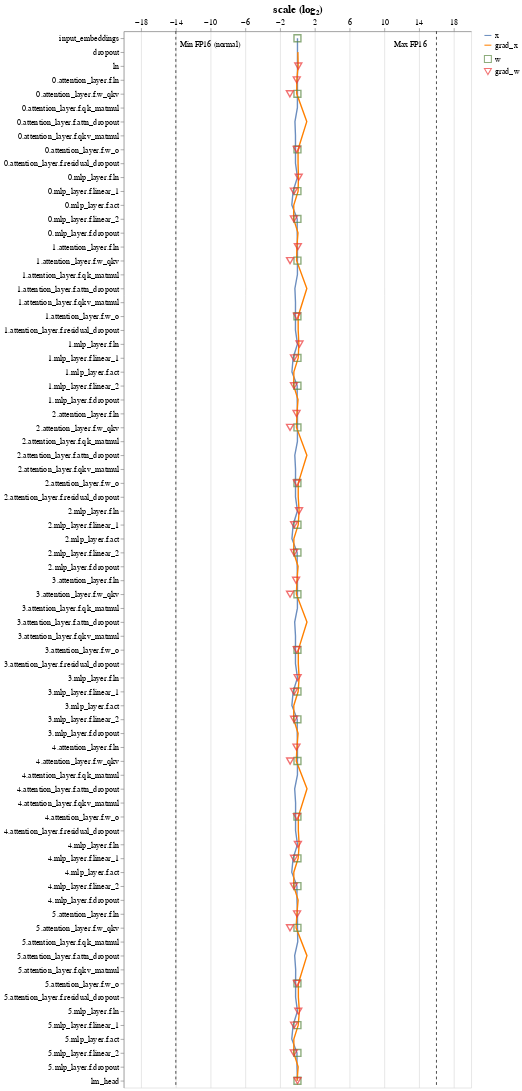

Source (notebook cell):
### Code cell
model = UnitScaledNanoGPTModel(config)
analyse_full_model(model, config)

### Figure 1 — Vega-Lite specification as saved in the notebook (floating-point values rounded to 4 significant figures; data arrays with more than 128 entries replaced by an {"elided": "..."} marker saying what was removed)
{"config": {"view": {"continuousWidth": 400, "continuousHeight": 300}, "axis": {"labelFontSize": 12, "titleFontSize": 16}}, "layer": [{"data": {"name": "data-70698f89ba77d3458377a318e2f971bf"}, "mark": "line", "encoding": {"color": {"field": "type", "legend": {"labelFontSize": 12, "symbolSize": 100, "title": ""}, "scale": {"range": ["#6C8EBF", "#FF8000"]}, "sort": "descending", "type": "nominal"}, "x": {"axis": {"orient": "top", "values": [-18.0, -16.0, -14.0, -12.0, -10.0, -8.0, -6.0, -4.0, -2.0, 0.0, 2.0, 4.0, 6.0, 8.0, 10.0, 12.0, 14.0, 16.0, 18.0]}, "field": "scale (log₂)", "scale": {"domain": [-18.0, 18.0]}, "type": "quantitative"}, "y": {"field": "op", "sort": ["input_embeddings", "dropout", "ln", "0.attention_layer.f.ln", "0.attention_layer.f.w_qkv", "0.attention_layer.f.qk_matmul", "0.attention_layer.f.attn_dropout", "0.attention_layer.f.qkv_matmul", "0.attention_layer.f.w_o", "0.attention_layer.f.residual_dropout", "0.mlp_layer.f.ln", "0.mlp_layer.f.linear_1", "0.mlp_layer.f.act", "0.mlp_layer.f.linear_2", "0.mlp_layer.f.dropout", "1.attention_layer.f.ln", "1.attention_layer.f.w_qkv", "1.attention_layer.f.qk_matmul", "1.attention_layer.f.attn_dropout", "1.attention_layer.f.qkv_matmul", "1.attention_layer.f.w_o", "1.attention_layer.f.residual_dropout", "1.mlp_layer.f.ln", "1.mlp_layer.f.linear_1", "1.mlp_layer.f.act", "1.mlp_layer.f.linear_2", "1.mlp_layer.f.dropout", "2.attention_layer.f.ln", "2.attention_layer.f.w_qkv", "2.attention_layer.f.qk_matmul", "2.attention_layer.f.attn_dropout", "2.attention_layer.f.qkv_matmul", "2.attention_layer.f.w_o", "2.attention_layer.f.residual_dropout", "2.mlp_layer.f.ln", "2.mlp_layer.f.linear_1", "2.mlp_layer.f.act", "2.mlp_layer.f.linear_2", "2.mlp_layer.f.dropout", "3.attention_layer.f.ln", "3.attention_layer.f.w_qkv", "3.attention_layer.f.qk_matmul", "3.attention_layer.f.attn_dropout", "3.attention_layer.f.qkv_matmul", "3.attention_layer.f.w_o", "3.attention_layer.f.residual_dropout", "3.mlp_layer.f.ln", "3.mlp_layer.f.linear_1", "3.mlp_layer.f.act", "3.mlp_layer.f.linear_2", "3.mlp_layer.f.dropout", "4.attention_layer.f.ln", "4.attention_layer.f.w_qkv", "4.attention_layer.f.qk_matmul", "4.attention_layer.f.attn_dropout", "4.attention_layer.f.qkv_matmul", "4.attention_layer.f.w_o", "4.attention_layer.f.residual_dropout", "4.mlp_layer.f.ln", "4.mlp_layer.f.linear_1", "4.mlp_layer.f.act", "4.mlp_layer.f.linear_2", "4.mlp_layer.f.dropout", "5.attention_layer.f.ln", "5.attention_layer.f.w_qkv", "5.attention_layer.f.qk_matmul", "5.attention_layer.f.attn_dropout", "5.attention_layer.f.qkv_matmul", "5.attention_layer.f.w_o", "5.attention_layer.f.residual_dropout", "5.mlp_layer.f.ln", "5.mlp_layer.f.linear_1", "5.mlp_layer.f.act", "5.mlp_layer.f.linear_2", "5.mlp_layer.f.dropout", "lm_head"], "title": "", "type": "ordinal"}}}, {"data": {"name": "data-aba164b708626377b1c2d166d9cbb395"}, "mark": {"type": "point", "size": 100}, "encoding": {"color": {"field": "type", "legend": {"labelFontSize": 12, "symbolSize": 100, "title": ""}, "scale": {"range": ["#5D8944", "#ED3434"]}, "sort": "descending", "type": "nominal"}, "shape": {"field": "type", "scale": {"range": ["square", "triangle-down"]}, "sort": "descending", "type": "nominal"}, "x": {"axis": {"orient": "top", "values": [-18.0, -16.0, -14.0, -12.0, -10.0, -8.0, -6.0, -4.0, -2.0, 0.0, 2.0, 4.0, 6.0, 8.0, 10.0, 12.0, 14.0, 16.0, 18.0]}, "field": "scale (log₂)", "scale": {"domain": [-18.0, 18.0]}, "type": "quantitative"}, "y": {"field": "op", "sort": ["input_embeddings", "dropout", "ln", "0.attention_layer.f.ln", "0.attention_layer.f.w_qkv", "0.attention_layer.f.qk_matmul", "0.attention_layer.f.attn_dropout", "0.attention_layer.f.qkv_matmul", "0.attention_layer.f.w_o", "0.attention_layer.f.residual_dropout", "0.mlp_layer.f.ln", "0.mlp_layer.f.linear_1", "0.mlp_layer.f.act", "0.mlp_layer.f.linear_2", "0.mlp_layer.f.dropout", "1.attention_layer.f.ln", "1.attention_layer.f.w_qkv", "1.attention_layer.f.qk_matmul", "1.attention_layer.f.attn_dropout", "1.attention_layer.f.qkv_matmul", "1.attention_layer.f.w_o", "1.attention_layer.f.residual_dropout", "1.mlp_layer.f.ln", "1.mlp_layer.f.linear_1", "1.mlp_layer.f.act", "1.mlp_layer.f.linear_2", "1.mlp_layer.f.dropout", "2.attention_layer.f.ln", "2.attention_layer.f.w_qkv", "2.attention_layer.f.qk_matmul", "2.attention_layer.f.attn_dropout", "2.attention_layer.f.qkv_matmul", "2.attention_layer.f.w_o", "2.attention_layer.f.residual_dropout", "2.mlp_layer.f.ln", "2.mlp_layer.f.linear_1", "2.mlp_layer.f.act", "2.mlp_layer.f.linear_2", "2.mlp_layer.f.dropout", "3.attention_layer.f.ln", "3.attention_layer.f.w_qkv", "3.attention_layer.f.qk_matmul", "3.attention_layer.f.attn_dropout", "3.attention_layer.f.qkv_matmul", "3.attention_layer.f.w_o", "3.attention_layer.f.residual_dropout", "3.mlp_layer.f.ln", "3.mlp_layer.f.linear_1", "3.mlp_layer.f.act", "3.mlp_layer.f.linear_2", "3.mlp_layer.f.dropout", "4.attention_layer.f.ln", "4.attention_layer.f.w_qkv", "4.attention_layer.f.qk_matmul", "4.attention_layer.f.attn_dropout", "4.attention_layer.f.qkv_matmul", "4.attention_layer.f.w_o", "4.attention_layer.f.residual_dropout", "4.mlp_layer.f.ln", "4.mlp_layer.f.linear_1", "4.mlp_layer.f.act", "4.mlp_layer.f.linear_2", "4.mlp_layer.f.dropout", "5.attention_layer.f.ln", "5.attention_layer.f.w_qkv", "5.attention_layer.f.qk_matmul", "5.attention_layer.f.attn_dropout", "5.attention_layer.f.qkv_matmul", "5.attention_layer.f.w_o", "5.attention_layer.f.residual_dropout", "5.mlp_layer.f.ln", "5.mlp_layer.f.linear_1", "5.mlp_layer.f.act", "5.mlp_layer.f.linear_2", "5.mlp_layer.f.dropout", "lm_head"], "title": "", "type": "ordinal"}}}, {"data": {"name": "empty"}, "mark": {"type": "rule", "strokeDash": [4, 4]}, "encoding": {"x": {"datum": -14}}}, {"data": {"name": "empty"}, "mark": {"type": "rule", "strokeDash": [4, 4]}, "encoding": {"x": {"datum": 16}}}, {"data": {"name": "empty"}, "mark": {"type": "text", "dy": -740}, "encoding": {"text": {"value": "Min FP16 (normal)"}, "x": {"datum": -10}}}, {"data": {"name": "empty"}, "mark": {"type": "text", "dy": -740}, "encoding": {"text": {"value": "Max FP16"}, "x": {"datum": 13}}}], "resolve": {"scale": {"color": "independent", "shape": "independent"}}, "width": 500, "$schema": "https://vega.github.io/schema/vega-lite/v4.17.0.json", "datasets": {"data-70698f89ba77d3458377a318e2f971bf": {"elided": "139 records"}, "data-aba164b708626377b1c2d166d9cbb395": [{"type": "w", "op": "input_embeddings", "scale (log₂)": -0.0003382}, {"type": "w", "op": "ln", "scale (log₂)": null}, {"type": "w", "op": "0.attention_layer.f.ln", "scale (log₂)": null}, {"type": "w", "op": "0.attention_layer.f.w_qkv", "scale (log₂)": -0.002582}, {"type": "w", "op": "0.attention_layer.f.w_o", "scale (log₂)": 0.0006537}, {"type": "w", "op": "0.mlp_layer.f.ln", "scale (log₂)": null}, {"type": "w", "op": "0.mlp_layer.f.linear_1", "scale (log₂)": -0.001666}, {"type": "w", "op": "0.mlp_layer.f.linear_2", "scale (log₂)": -0.002041}, {"type": "w", "op": "1.attention_layer.f.ln", "scale (log₂)": null}, {"type": "w", "op": "1.attention_layer.f.w_qkv", "scale (log₂)": -0.002166}, {"type": "w", "op": "1.attention_layer.f.w_o", "scale (log₂)": -0.002302}, {"type": "w", "op": "1.mlp_layer.f.ln", "scale (log₂)": null}, {"type": "w", "op": "1.mlp_layer.f.linear_1", "scale (log₂)": 0.002638}, {"type": "w", "op": "1.mlp_layer.f.linear_2", "scale (log₂)": -0.0003527}, {"type": "w", "op": "2.attention_layer.f.ln", "scale (log₂)": null}, {"type": "w", "op": "2.attention_layer.f.w_qkv", "scale (log₂)": 0.0004799}, {"type": "w", "op": "2.attention_layer.f.w_o", "scale (log₂)": -0.002892}, {"type": "w", "op": "2.mlp_layer.f.ln", "scale (log₂)": null}, {"type": "w", "op": "2.mlp_layer.f.linear_1", "scale (log₂)": 0.002188}, {"type": "w", "op": "2.mlp_layer.f.linear_2", "scale (log₂)": -0.0006717}, {"type": "w", "op": "3.attention_layer.f.ln", "scale (log₂)": null}, {"type": "w", "op": "3.attention_layer.f.w_qkv", "scale (log₂)": -0.001713}, {"type": "w", "op": "3.attention_layer.f.w_o", "scale (log₂)": 1.513e-05}, {"type": "w", "op": "3.mlp_layer.f.ln", "scale (log₂)": null}, {"type": "w", "op": "3.mlp_layer.f.linear_1", "scale (log₂)": 0.002205}, {"type": "w", "op": "3.mlp_layer.f.linear_2", "scale (log₂)": -0.002492}, {"type": "w", "op": "4.attention_layer.f.ln", "scale (log₂)": null}, {"type": "w", "op": "4.attention_layer.f.w_qkv", "scale (log₂)": 0.0009377}, {"type": "w", "op": "4.attention_layer.f.w_o", "scale (log₂)": -0.002494}, {"type": "w", "op": "4.mlp_layer.f.ln", "scale (log₂)": null}, {"type": "w", "op": "4.mlp_layer.f.linear_1", "scale (log₂)": 0.001312}, {"type": "w", "op": "4.mlp_layer.f.linear_2", "scale (log₂)": -0.0003848}, {"type": "w", "op": "5.attention_layer.f.ln", "scale (log₂)": null}, {"type": "w", "op": "5.attention_layer.f.w_qkv", "scale (log₂)": -0.0004069}, {"type": "w", "op": "5.attention_layer.f.w_o", "scale (log₂)": -0.001118}, {"type": "w", "op": "5.mlp_layer.f.ln", "scale (log₂)": null}, {"type": "w", "op": "5.mlp_layer.f.linear_1", "scale (log₂)": -0.0005142}, {"type": "w", "op": "5.mlp_layer.f.linear_2", "scale (log₂)": -0.0007045}, {"type": "w", "op": "lm_head", "scale (log₂)": 0.001098}, {"type": "grad_w", "op": "ln", "scale (log₂)": 0.09729}, {"type": "grad_w", "op": "0.attention_layer.f.ln", "scale (log₂)": -0.08097}, {"type": "grad_w", "op": "0.attention_layer.f.w_qkv", "scale (log₂)": -0.873}, {"type": "grad_w", "op": "0.attention_layer.f.w_o", "scale (log₂)": -0.08558}, {"type": "grad_w", "op": "0.mlp_layer.f.ln", "scale (log₂)": 0.1446}, {"type": "grad_w", "op": "0.mlp_layer.f.linear_1", "scale (log₂)": -0.4166}, {"type": "grad_w", "op": "0.mlp_layer.f.linear_2", "scale (log₂)": -0.4136}, {"type": "grad_w", "op": "1.attention_layer.f.ln", "scale (log₂)": 0.04372}, {"type": "grad_w", "op": "1.attention_layer.f.w_qkv", "scale (log₂)": -0.8538}, {"type": "grad_w", "op": "1.attention_layer.f.w_o", "scale (log₂)": -0.07018}, {"type": "grad_w", "op": "1.mlp_layer.f.ln", "scale (log₂)": 0.2338}, {"type": "grad_w", "op": "1.mlp_layer.f.linear_1", "scale (log₂)": -0.3986}, {"type": "grad_w", "op": "1.mlp_layer.f.linear_2", "scale (log₂)": -0.4033}, {"type": "grad_w", "op": "2.attention_layer.f.ln", "scale (log₂)": -0.1066}, {"type": "grad_w", "op": "2.attention_layer.f.w_qkv", "scale (log₂)": -0.8543}, {"type": "grad_w", "op": "2.attention_layer.f.w_o", "scale (log₂)": -0.06992}, {"type": "grad_w", "op": "2.mlp_layer.f.ln", "scale (log₂)": 0.1815}, {"type": "grad_w", "op": "2.mlp_layer.f.linear_1", "scale (log₂)": -0.3881}, {"type": "grad_w", "op": "2.mlp_layer.f.linear_2", "scale (log₂)": -0.3899}, {"type": "grad_w", "op": "3.attention_layer.f.ln", "scale (log₂)": -0.1589}, {"type": "grad_w", "op": "3.attention_layer.f.w_qkv", "scale (log₂)": -0.8529}, {"type": "grad_w", "op": "3.attention_layer.f.w_o", "scale (log₂)": -0.08179}, {"type": "grad_w", "op": "3.mlp_layer.f.ln", "scale (log₂)": 0.01876}, {"type": "grad_w", "op": "3.mlp_layer.f.linear_1", "scale (log₂)": -0.3985}, {"type": "grad_w", "op": "3.mlp_layer.f.linear_2", "scale (log₂)": -0.393}, {"type": "grad_w", "op": "4.attention_layer.f.ln", "scale (log₂)": -0.1151}, {"type": "grad_w", "op": "4.attention_layer.f.w_qkv", "scale (log₂)": -0.8447}, {"type": "grad_w", "op": "4.attention_layer.f.w_o", "scale (log₂)": -0.06616}, {"type": "grad_w", "op": "4.mlp_layer.f.ln", "scale (log₂)": 0.05119}, {"type": "grad_w", "op": "4.mlp_layer.f.linear_1", "scale (log₂)": -0.396}, {"type": "grad_w", "op": "4.mlp_layer.f.linear_2", "scale (log₂)": -0.4148}, {"type": "grad_w", "op": "5.attention_layer.f.ln", "scale (log₂)": -0.04337}, {"type": "grad_w", "op": "5.attention_layer.f.w_qkv", "scale (log₂)": -0.8574}, {"type": "grad_w", "op": "5.attention_layer.f.w_o", "scale (log₂)": -0.06947}, {"type": "grad_w", "op": "5.mlp_layer.f.ln", "scale (log₂)": 0.09222}, {"type": "grad_w", "op": "5.mlp_layer.f.linear_1", "scale (log₂)": -0.3913}, {"type": "grad_w", "op": "5.mlp_layer.f.linear_2", "scale (log₂)": -0.4232}, {"type": "grad_w", "op": "lm_head", "scale (log₂)": 0.001341}], "empty": [{}]}}
